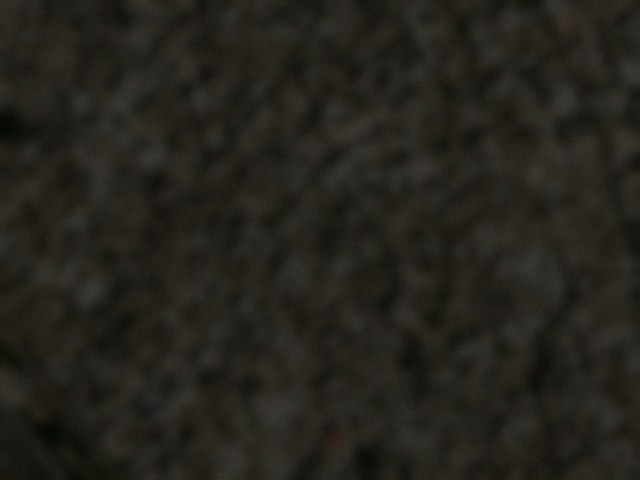
#> input picture datasets/20-features/drone_city_blurry_dark.jpg, 640 x 480 px, found by its file name
$ python clahe_demo.py
#> lines starting #> are read from the running program, lines starting #| are printed output that depends on the picture
"""What CLAHE (local contrast boost) does to keypoints.   python3 clahe_demo.py [file name]
Saves clahe_demo.png: left the original, right after CLAHE, keypoints drawn on both."""
import os
import sys

import cv2
import numpy as np

DATA = "/data/academy/21-features"
name = sys.argv[1] if len(sys.argv) > 1 else "drone_city_blurry_dark.jpg"
grey = cv2.imread(os.path.join(DATA, name), cv2.IMREAD_GRAYSCALE)
#> grey: shape (480, 640); min 4, max 60, mean 34.9
clahe = cv2.createCLAHE(clipLimit=2.0, tileGridSize=(8, 8))     # the same settings as NAVERA
boosted = clahe.apply(grey)
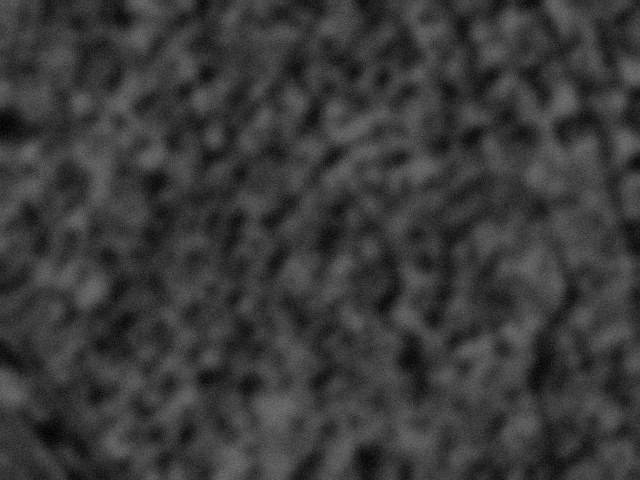
#> boosted: shape (480, 640); min 4, max 107, mean 57.2
sift = cv2.SIFT_create(contrastThreshold=0.02)                   # the same threshold as NAVERA
k1, k2 = sift.detect(grey), sift.detect(boosted)
#> k1 = 68 keypoints; strongest (x, y, size): (565, 101, 16.7), (92, 291, 17.5), (152, 158, 15), (333, 156, 13.5); k2 = 603 keypoints; strongest (x, y, size): (565, 101, 17.1), (92, 291, 18.6), (333, 156, 13.6), (412, 358, 20.9)
print(f"{name}: {len(k1)} SIFT keypoints before CLAHE, {len(k2)} after")
#| drone_city_blurry_dark.jpg: 68 SIFT keypoints before CLAHE, 603 after
a = cv2.drawKeypoints(cv2.cvtColor(grey, cv2.COLOR_GRAY2BGR), k1, None, (0, 0, 255))
b = cv2.drawKeypoints(cv2.cvtColor(boosted, cv2.COLOR_GRAY2BGR), k2, None, (0, 0, 255))
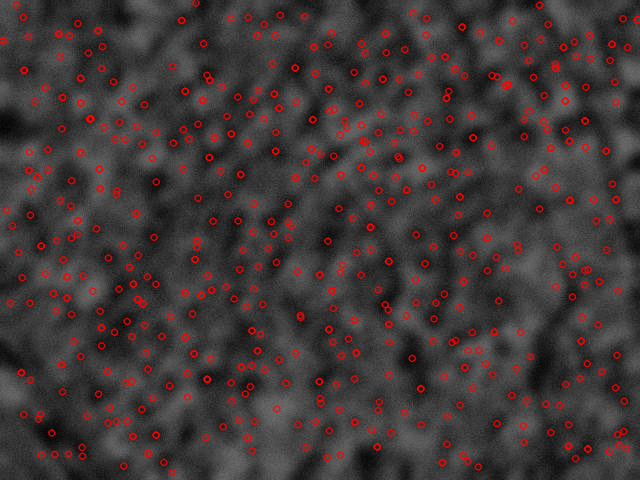
#> b: shape (480, 640, 3); mean of channels 0, 1, 2 55.1, 55.1, 64.8; drawn as B, G, R
cv2.imwrite("clahe_demo.png", np.hstack([a, b]))
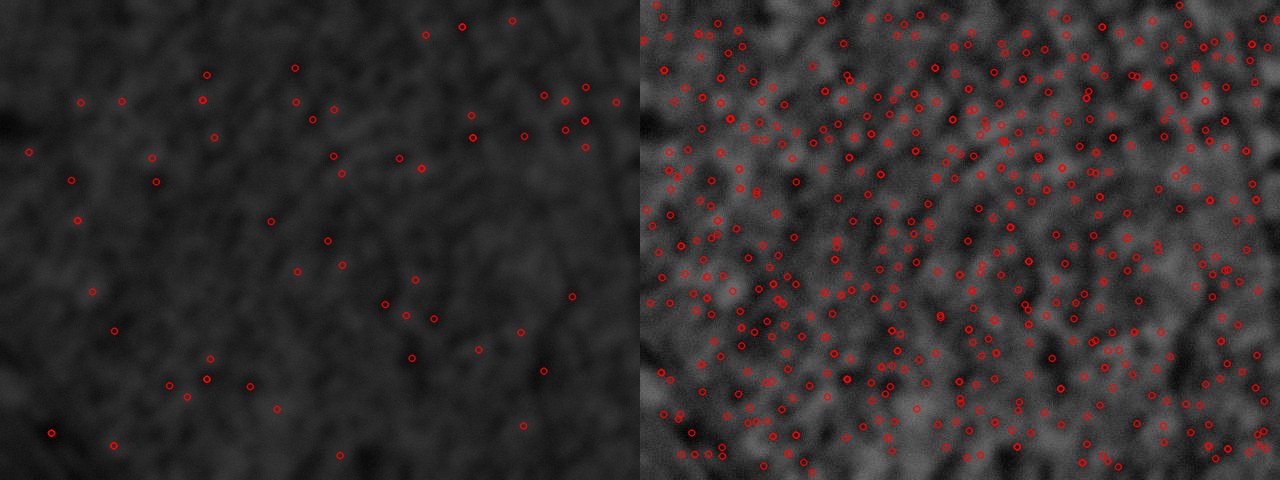
#> saved as clahe_demo.png: shape (480, 1280, 3); mean B, G, R 44.9, 44.9, 50.3
print("→ saved clahe_demo.png (left: original, right: CLAHE)")
